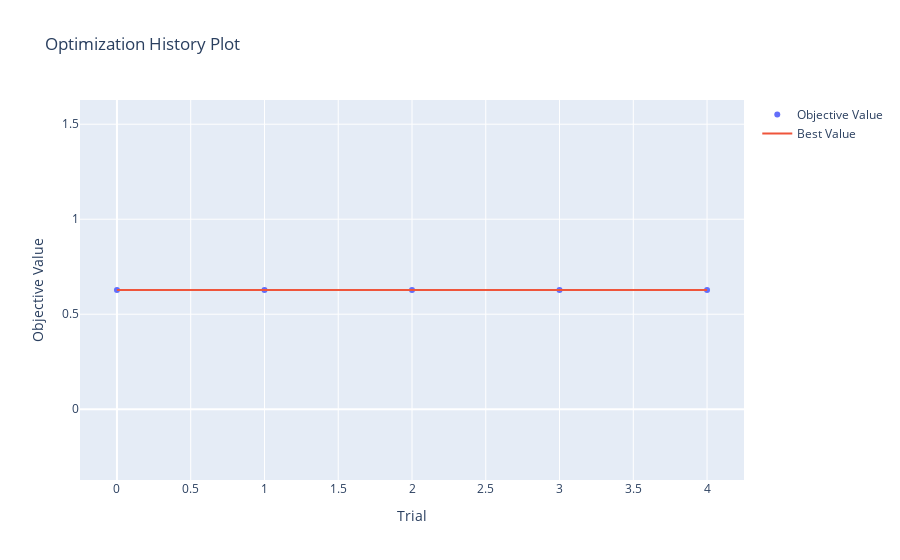

The notebook cell saved with this chart:
### Code cell
plot_optimization_history(study)

### Figure 1 — Plotly figure (JSON) as saved in the notebook; plotly's stock layout.template omitted (floating-point values rounded to 4 significant figures)
{"data": [{"mode": "markers", "name": "Objective Value", "type": "scatter", "x": [0, 1, 2, 3, 4], "y": [0.6274, 0.6274, 0.6274, 0.6274, 0.6274]}, {"mode": "lines", "name": "Best Value", "type": "scatter", "x": [0, 1, 2, 3, 4], "y": [0.6274, 0.6274, 0.6274, 0.6274, 0.6274]}, {"marker": {"color": "#cccccc"}, "mode": "markers", "name": "Infeasible Trial", "showlegend": false, "type": "scatter", "x": [], "y": []}], "layout": {"autosize": true, "title": {"text": "Optimization History Plot"}, "xaxis": {"autorange": true, "range": [-0.2447, 4.245], "title": {"text": "Trial"}, "type": "linear"}, "yaxis": {"autorange": true, "range": [-0.3726, 1.627], "title": {"text": "Objective Value"}, "type": "linear"}}}
